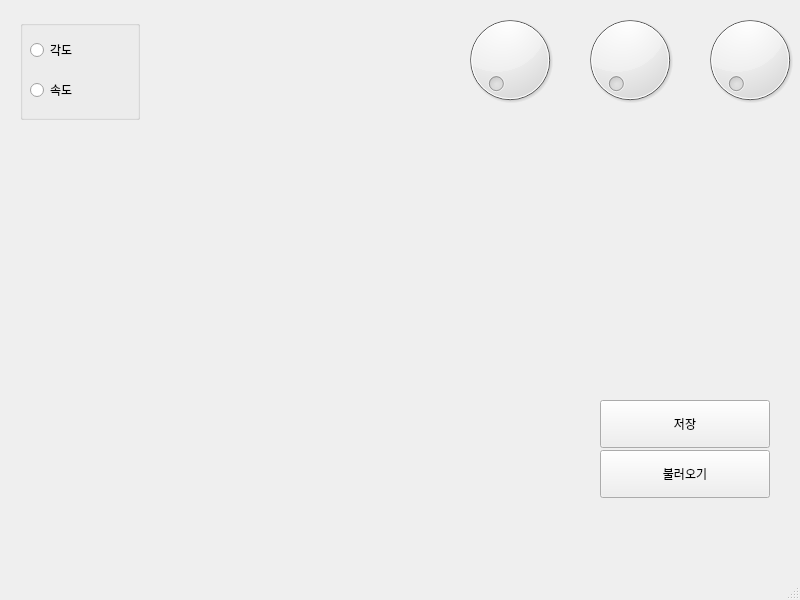
<?xml version="1.0" encoding="UTF-8"?>
<ui version="4.0">
 <class>MainWindow</class>
 <widget class="QMainWindow" name="MainWindow">
  <property name="geometry">
   <rect>
    <x>0</x>
    <y>0</y>
    <width>800</width>
    <height>600</height>
   </rect>
  </property>
  <property name="windowTitle">
   <string>MainWindow</string>
  </property>
  <widget class="QWidget" name="centralwidget">
   <widget class="QGroupBox" name="groupBox">
    <property name="geometry">
     <rect>
      <x>20</x>
      <y>20</y>
      <width>120</width>
      <height>100</height>
     </rect>
    </property>
    <property name="title">
     <string/>
    </property>
    <widget class="QRadioButton" name="radioButton_2">
     <property name="geometry">
      <rect>
       <x>10</x>
       <y>50</y>
       <width>200</width>
       <height>40</height>
      </rect>
     </property>
     <property name="text">
      <string>속도</string>
     </property>
    </widget>
    <widget class="QRadioButton" name="radioButton">
     <property name="geometry">
      <rect>
       <x>10</x>
       <y>10</y>
       <width>200</width>
       <height>40</height>
      </rect>
     </property>
     <property name="text">
      <string>각도</string>
     </property>
    </widget>
   </widget>
   <widget class="QDial" name="dial">
    <property name="geometry">
     <rect>
      <x>460</x>
      <y>10</y>
      <width>100</width>
      <height>100</height>
     </rect>
    </property>
    <property name="maximum">
     <number>360</number>
    </property>
   </widget>
   <widget class="QDial" name="dial_2">
    <property name="geometry">
     <rect>
      <x>580</x>
      <y>10</y>
      <width>100</width>
      <height>100</height>
     </rect>
    </property>
    <property name="maximum">
     <number>360</number>
    </property>
   </widget>
   <widget class="QDial" name="dial_3">
    <property name="geometry">
     <rect>
      <x>700</x>
      <y>10</y>
      <width>100</width>
      <height>100</height>
     </rect>
    </property>
    <property name="maximum">
     <number>360</number>
    </property>
    <property name="orientation">
     <enum>Qt::Horizontal</enum>
    </property>
   </widget>
   <widget class="QPushButton" name="pushButton">
    <property name="geometry">
     <rect>
      <x>600</x>
      <y>400</y>
      <width>170</width>
      <height>48</height>
     </rect>
    </property>
    <property name="text">
     <string>저장</string>
    </property>
   </widget>
   <widget class="QPushButton" name="pushButton_2">
    <property name="geometry">
     <rect>
      <x>600</x>
      <y>450</y>
      <width>170</width>
      <height>48</height>
     </rect>
    </property>
    <property name="text">
     <string>불러오기</string>
    </property>
   </widget>
  </widget>
  <widget class="QMenuBar" name="menubar">
   <property name="geometry">
    <rect>
     <x>0</x>
     <y>0</y>
     <width>800</width>
     <height>39</height>
    </rect>
   </property>
  </widget>
  <widget class="QStatusBar" name="statusbar"/>
 </widget>
 <resources/>
 <connections/>
</ui>
